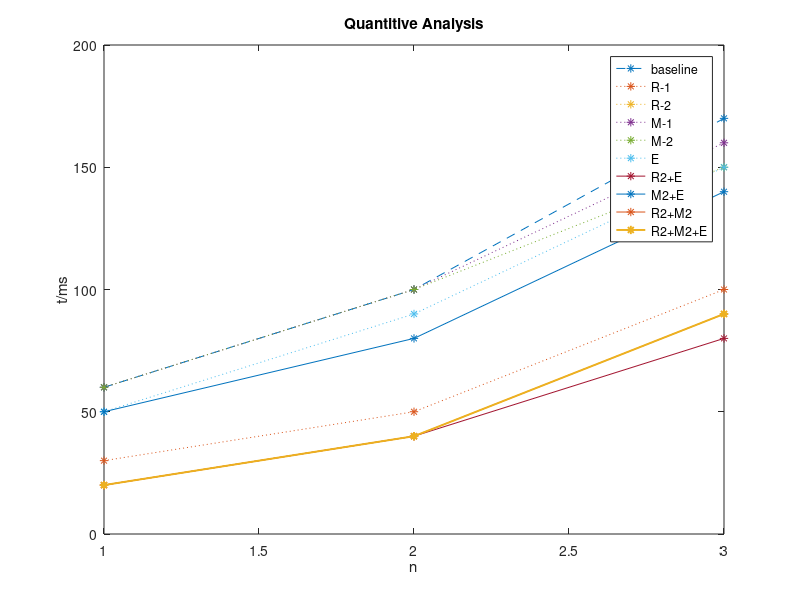

MATLAB code to generate this figure:
x = [0:4];
y = [0:200];
nlgn = x.*log2(x);
lgn = log2(x);
n_power = power(x, 1.5);
n_square = power(x, 2);
square_lgn = log2(x).*log2(x);
%mlgn = y.*log2(x);
%mnlgn = x.*y.*log2(x);
k=[1,2,3];
t=[60,100,170];
t2=[370,650,960];
r1=[30,50,100];
r2=[20,40,90];
m1=[60,100,160];
m2=[60,100,150];
e=[50,90,150];
r2e=[20,40,80];
m2e=[50,80,140];
r2m2=[20,40,90];
r2m2e=[20,40,90];

plot( ...
    k, t, "--*", ...
    k, r1, ":*", ...
    k, r2, ":*", ...
    k, m1, ":*", ...
    k, m2, ":*", ...
    k, e, ":*",...
    k, r2e, "-*",...
    k, m2e, "-*",...
    k, r2m2, "-*",...
    k, r2m2e, "-*",...
    "LineWidth", 1.4 ...
    );

title("Quantitive Analysis");
legend( ...
    "baseline",...
    "R-1",...
    "R-2",...
    "M-1",...
    "M-2",...
    "E",...
    "R2+E",...
    "M2+E",...
    "R2+M2",...
    "R2+M2+E",...
    "location",...
    "best"...
    );

%plot(x,nlgn,x,nlgn,'--',x,square_lgn,"LineWidth",1.4);
%plot(x,mnlgn,x,nlgn,'--',x,mlgn,"LineWidth",1.4);
%plot(x,n_square,x,n_square,'--',x,nlgn,x,nlgn,'--',x,square_lgn,"LineWidth",1.4);
%legend("Work-Span-BruteForce","Work-DivideAndConquer","Span-DivideAndConquer","Location","northwest");
xlabel("n");
ylabel("t/ms");
